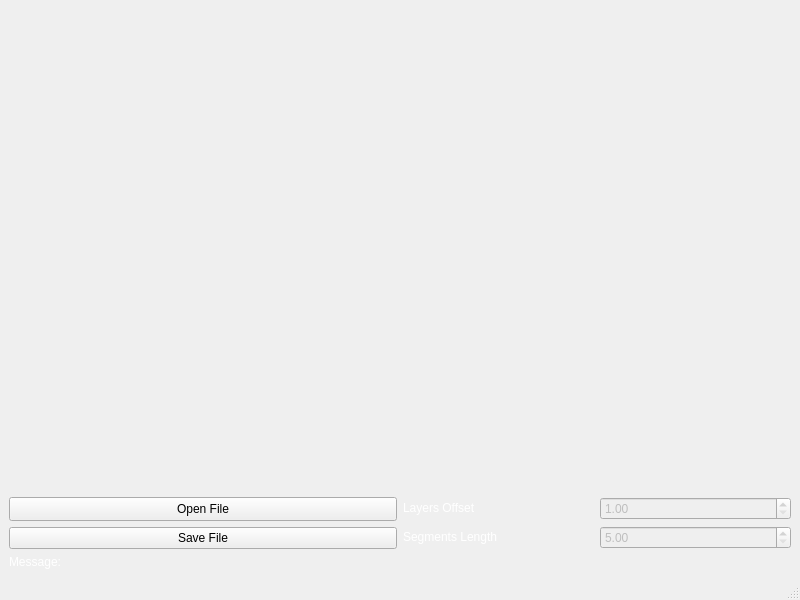
<?xml version="1.0" encoding="UTF-8"?>
<ui version="4.0">
 <class>MainWindow</class>
 <widget class="QMainWindow" name="MainWindow">
  <property name="geometry">
   <rect>
    <x>0</x>
    <y>0</y>
    <width>800</width>
    <height>600</height>
   </rect>
  </property>
  <property name="windowTitle">
   <string>Laminate Sketch</string>
  </property>
  <widget class="QWidget" name="centralwidget">
   <layout class="QGridLayout" name="gridLayout">
    <item row="10" column="0">
     <layout class="QHBoxLayout" name="horizontalLayout_4" stretch="5,100">
      <item>
       <widget class="QLabel" name="lbl_message">
        <property name="palette">
         <palette>
          <active>
           <colorrole role="WindowText">
            <brush brushstyle="SolidPattern">
             <color alpha="255">
              <red>255</red>
              <green>255</green>
              <blue>255</blue>
             </color>
            </brush>
           </colorrole>
          </active>
          <inactive>
           <colorrole role="WindowText">
            <brush brushstyle="SolidPattern">
             <color alpha="255">
              <red>255</red>
              <green>255</green>
              <blue>255</blue>
             </color>
            </brush>
           </colorrole>
          </inactive>
          <disabled/>
         </palette>
        </property>
        <property name="text">
         <string>Message:</string>
        </property>
       </widget>
      </item>
      <item>
       <widget class="QLabel" name="lbl_message_text">
        <property name="palette">
         <palette>
          <active>
           <colorrole role="WindowText">
            <brush brushstyle="SolidPattern">
             <color alpha="255">
              <red>255</red>
              <green>255</green>
              <blue>255</blue>
             </color>
            </brush>
           </colorrole>
          </active>
          <inactive>
           <colorrole role="WindowText">
            <brush brushstyle="SolidPattern">
             <color alpha="255">
              <red>255</red>
              <green>255</green>
              <blue>255</blue>
             </color>
            </brush>
           </colorrole>
          </inactive>
          <disabled/>
         </palette>
        </property>
        <property name="text">
         <string/>
        </property>
       </widget>
      </item>
     </layout>
    </item>
    <item row="0" column="0">
     <spacer name="verticalSpacer">
      <property name="orientation">
       <enum>Qt::Orientation::Vertical</enum>
      </property>
      <property name="sizeHint" stdset="0">
       <size>
        <width>158</width>
        <height>482</height>
       </size>
      </property>
     </spacer>
    </item>
    <item row="9" column="0">
     <layout class="QHBoxLayout" name="horizontalLayout" stretch="1,1">
      <item>
       <layout class="QVBoxLayout" name="verticalLayout_3">
        <item>
         <widget class="QPushButton" name="btn_open_file">
          <property name="minimumSize">
           <size>
            <width>0</width>
            <height>24</height>
           </size>
          </property>
          <property name="mouseTracking">
           <bool>false</bool>
          </property>
          <property name="text">
           <string>Open File</string>
          </property>
          <property name="icon">
           <iconset theme="QIcon::ThemeIcon::FolderOpen"/>
          </property>
          <property name="iconSize">
           <size>
            <width>16</width>
            <height>16</height>
           </size>
          </property>
         </widget>
        </item>
        <item>
         <widget class="QPushButton" name="btn_save_file">
          <property name="text">
           <string>Save File</string>
          </property>
          <property name="icon">
           <iconset theme="QIcon::ThemeIcon::DocumentSave"/>
          </property>
         </widget>
        </item>
       </layout>
      </item>
      <item>
       <layout class="QVBoxLayout" name="verticalLayout_4">
        <item>
         <layout class="QHBoxLayout" name="horizontalLayout_5">
          <item>
           <widget class="QLabel" name="lbl_offset">
            <property name="text">
             <string>&lt;html&gt;&lt;head/&gt;&lt;body&gt;&lt;p&gt;&lt;span style=&quot; color:#ffffff;&quot;&gt;Layers Offset&lt;/span&gt;&lt;/p&gt;&lt;/body&gt;&lt;/html&gt;</string>
            </property>
           </widget>
          </item>
          <item>
           <widget class="QDoubleSpinBox" name="sb_offset">
            <property name="enabled">
             <bool>false</bool>
            </property>
            <property name="decimals">
             <number>2</number>
            </property>
            <property name="minimum">
             <double>1.000000000000000</double>
            </property>
            <property name="maximum">
             <double>3.000000000000000</double>
            </property>
            <property name="singleStep">
             <double>0.250000000000000</double>
            </property>
           </widget>
          </item>
         </layout>
        </item>
        <item>
         <layout class="QHBoxLayout" name="horizontalLayout_3">
          <item>
           <widget class="QLabel" name="label">
            <property name="text">
             <string>&lt;html&gt;&lt;head/&gt;&lt;body&gt;&lt;p&gt;&lt;span style=&quot; color:#ffffff;&quot;&gt;Segments Length&lt;/span&gt;&lt;/p&gt;&lt;/body&gt;&lt;/html&gt;</string>
            </property>
           </widget>
          </item>
          <item>
           <widget class="QDoubleSpinBox" name="sb_length">
            <property name="enabled">
             <bool>false</bool>
            </property>
            <property name="minimum">
             <double>5.000000000000000</double>
            </property>
            <property name="maximum">
             <double>100.000000000000000</double>
            </property>
            <property name="singleStep">
             <double>5.000000000000000</double>
            </property>
            <property name="value">
             <double>5.000000000000000</double>
            </property>
           </widget>
          </item>
         </layout>
        </item>
       </layout>
      </item>
     </layout>
    </item>
   </layout>
  </widget>
  <widget class="QMenuBar" name="menubar">
   <property name="geometry">
    <rect>
     <x>0</x>
     <y>0</y>
     <width>800</width>
     <height>22</height>
    </rect>
   </property>
  </widget>
  <widget class="QStatusBar" name="statusbar"/>
 </widget>
 <resources/>
 <connections/>
</ui>
